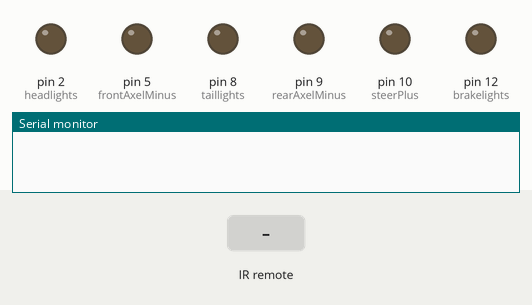
The sketch below on a simulated Arduino Uno, built with avr-gcc and run on an emulated ATmega328P. On the bench: output pins drawn as LEDs (lit = HIGH), the last lines printed to the serial monitor. Inputs (shaded band) come from the test bench.

Above: at 1.2 s.
1.3 s: infrared code 0xFF18E7 received
2.8 s: infrared code 0xFF38C7 received
At 3.6 s:
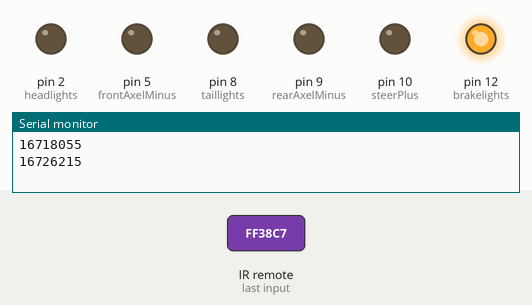
4.3 s: infrared code 0xFF4AB5 received
At 4.7 s:
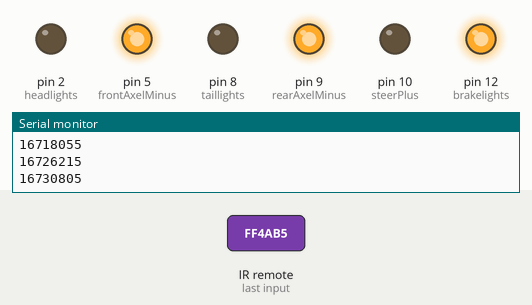
5.8 s: infrared code 0xFF10EF received
At 7.0 s:
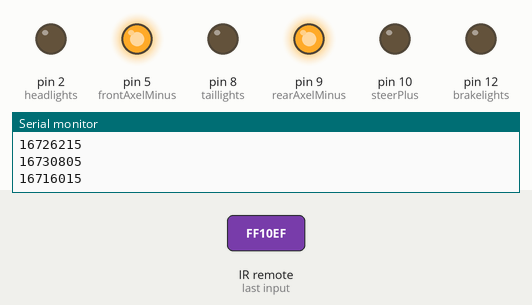
7.3 s: infrared code 0xFF5AA5 received
At 7.7 s:
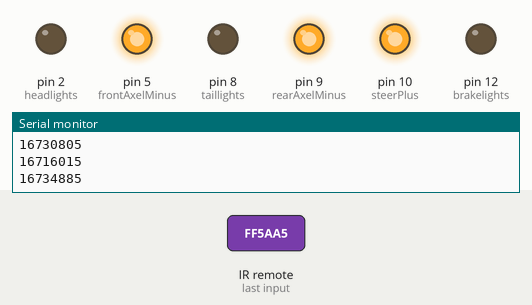
9.3 s: infrared code 0xFF22DD received
At 9.7 s:
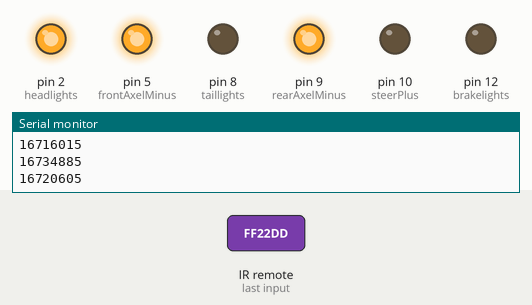
Timing chart, 0 to 11.8 s (numbered marks = the images above; inputs shaded):
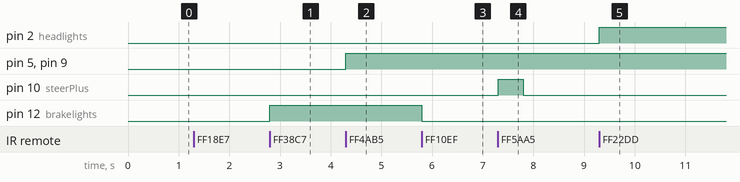

The sketch:

3D_Weezer_Car.ino
```cpp
// Infrared Configurator
#include <IRremote.h>
int RECV_PIN = 7;
IRrecv irrecv(RECV_PIN);
decode_results results;
// Motion Pinout Configurator
int frontAxelPlus = 3; int frontAxelMinus = 5;
int rearAxelPlus = 6;  int rearAxelMinus = 9;
int steerPlus = 10;    int steerMinus = 11;
// Lighting Pinout Configurator
int headlights = 2;   // White! Use AnalogRead to figure out voltage drop
int taillights = 8;   // Red! Use 220Ω resistor
int brakelights = 12; // Red! Use 220Ω resistor

int pinionPosition = 0;
bool h = true; bool t = true;

void setup() {Serial.begin(9600);
  pinMode(headlights, OUTPUT);
  pinMode(taillights, OUTPUT);
  pinMode(brakelights, OUTPUT);
  irrecv.enableIRIn();}

/* 1   2   3     -   ^   -     0xFF30CF  0xFF18E7  0xFF7A85
 * 4   5   6  =  <   B   >  =  0xFF10EF  0xFF38C7  0xFF5AA5
 * 7   8   9     -   v   -     0xFF42BD  0xFF4AB5  0xFF52AD */

void loop(){if(irrecv.decode(&results)){
    Serial.println(results.value);
    switch(results.value){
      // Directional Commands
      case 0xFF18E7: goForwards();  break; // 2
      case 0xFF38C7: brake();       break; // 5
      case 0xFF4AB5: goBackwards(); break; // 8
      case 0xFF10EF: turnLeft();    break; // 4
      case 0xFF5AA5: turnRight();   break; // 6
      // Lighting Commands
      case 0xFF22DD: digitalWrite(headlights, h); h = !h; break;  // <<
      case 0xFF02FD: digitalWrite(taillights, t); t = !t; break;} // >>
    irrecv.resume();}}

void goForwards() {
  digitalWrite(brakelights, LOW);
  pinMode(frontAxelPlus, OUTPUT);
  pinMode(frontAxelMinus, INPUT);
  pinMode(rearAxelPlus, OUTPUT);
  pinMode(rearAxelMinus, INPUT);
  digitalWrite(frontAxelPlus, HIGH);
  digitalWrite(rearAxelPlus, HIGH);
}

void goBackwards() {
  digitalWrite(brakelights, HIGH);
  pinMode(frontAxelPlus, INPUT);
  pinMode(frontAxelMinus, OUTPUT);
  pinMode(rearAxelPlus, INPUT);
  pinMode(rearAxelMinus, OUTPUT);
  digitalWrite(frontAxelMinus, HIGH);
  digitalWrite(rearAxelMinus, HIGH);
}

void turnRight() {
  digitalWrite(brakelights, LOW);
  pinMode(steerPlus, OUTPUT);
  pinMode(steerMinus, INPUT);
  digitalWrite(steerPlus, HIGH);
  delay(500);
  digitalWrite(steerPlus, LOW);
  pinionPosition = pinionPosition + 1;
}

void turnLeft() {
  digitalWrite(brakelights, LOW);
  pinMode(steerPlus, INPUT);
  pinMode(steerMinus, OUTPUT);
  digitalWrite(steerMinus, HIGH);
  delay(500);
  digitalWrite(steerPlus, LOW);
  pinionPosition = pinionPosition - 1;
}

void brake() {
  digitalWrite(brakelights, HIGH);
  pinMode(frontAxelPlus, OUTPUT);
  pinMode(frontAxelMinus, INPUT);
  pinMode(rearAxelPlus, OUTPUT);
  pinMode(rearAxelMinus, INPUT);
  digitalWrite(frontAxelPlus, LOW);
  digitalWrite(rearAxelPlus, LOW);
  if (pinionPosition == 1) {
    turnLeft();
  }
  else if (pinionPosition == -1) {
    turnRight();
  }
}
```

Measured:
- after the input at 2.8 s, pin 12 (brakelights): LOW → HIGH at once
- after the input at 4.3 s, pin 5 (frontAxelMinus), pin 9 (rearAxelMinus): LOW → HIGH at once
- after the input at 5.8 s, pin 12 (brakelights): HIGH → LOW at once
- after the input at 7.3 s, pin 10 (steerPlus): LOW → HIGH at once, → LOW 0.50 s later
- after the input at 9.3 s, pin 2 (headlights): LOW → HIGH at once
